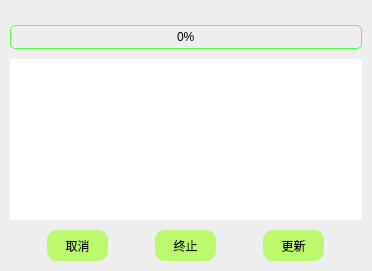
<?xml version="1.0" encoding="UTF-8"?>
<ui version="4.0">
 <class>CheckUpdate</class>
 <widget class="QDialog" name="CheckUpdate">
  <property name="geometry">
   <rect>
    <x>0</x>
    <y>0</y>
    <width>372</width>
    <height>271</height>
   </rect>
  </property>
  <property name="minimumSize">
   <size>
    <width>372</width>
    <height>271</height>
   </size>
  </property>
  <property name="maximumSize">
   <size>
    <width>372</width>
    <height>271</height>
   </size>
  </property>
  <property name="windowTitle">
   <string>Dialog</string>
  </property>
  <layout class="QVBoxLayout" name="verticalLayout">
   <property name="spacing">
    <number>10</number>
   </property>
   <property name="leftMargin">
    <number>10</number>
   </property>
   <property name="topMargin">
    <number>25</number>
   </property>
   <property name="rightMargin">
    <number>10</number>
   </property>
   <property name="bottomMargin">
    <number>10</number>
   </property>
   <item>
    <widget class="QProgressBar" name="progressBar">
     <property name="cursor">
      <cursorShape>ArrowCursor</cursorShape>
     </property>
     <property name="autoFillBackground">
      <bool>false</bool>
     </property>
     <property name="styleSheet">
      <string notr="true">

 QProgressBar::chunk {
     background-color: #05B8CC;
     width: 20px;
}

QProgressBar {
	 background-color: rgba(255, 255, 255, 0);
     border: 1px solid #50ff3d;
     border-radius: 5px;
     text-align: center;
}</string>
     </property>
     <property name="value">
      <number>0</number>
     </property>
     <property name="invertedAppearance">
      <bool>false</bool>
     </property>
    </widget>
   </item>
   <item>
    <widget class="QTextBrowser" name="message">
     <property name="autoFillBackground">
      <bool>true</bool>
     </property>
     <property name="styleSheet">
      <string notr="true"/>
     </property>
     <property name="frameShape">
      <enum>QFrame::Panel</enum>
     </property>
     <property name="frameShadow">
      <enum>QFrame::Plain</enum>
     </property>
     <property name="lineWidth">
      <number>0</number>
     </property>
    </widget>
   </item>
   <item>
    <layout class="QHBoxLayout" name="horizontalLayout">
     <item>
      <widget class="QPushButton" name="cancel">
       <property name="minimumSize">
        <size>
         <width>61</width>
         <height>31</height>
        </size>
       </property>
       <property name="maximumSize">
        <size>
         <width>61</width>
         <height>31</height>
        </size>
       </property>
       <property name="font">
        <font>
         <family>Adobe 黑体 Std R</family>
        </font>
       </property>
       <property name="cursor">
        <cursorShape>PointingHandCursor</cursorShape>
       </property>
       <property name="styleSheet">
        <string notr="true">border-radius:10px;
background-color: rgb(188, 250, 109);</string>
       </property>
       <property name="text">
        <string>取消</string>
       </property>
       <property name="flat">
        <bool>true</bool>
       </property>
      </widget>
     </item>
     <item>
      <widget class="QPushButton" name="abort">
       <property name="minimumSize">
        <size>
         <width>61</width>
         <height>31</height>
        </size>
       </property>
       <property name="maximumSize">
        <size>
         <width>61</width>
         <height>31</height>
        </size>
       </property>
       <property name="font">
        <font>
         <family>Adobe 黑体 Std R</family>
        </font>
       </property>
       <property name="cursor">
        <cursorShape>PointingHandCursor</cursorShape>
       </property>
       <property name="styleSheet">
        <string notr="true">border-radius:10px;
background-color: rgb(188, 250, 109);</string>
       </property>
       <property name="text">
        <string>终止</string>
       </property>
       <property name="flat">
        <bool>true</bool>
       </property>
      </widget>
     </item>
     <item>
      <widget class="QPushButton" name="yes">
       <property name="minimumSize">
        <size>
         <width>61</width>
         <height>31</height>
        </size>
       </property>
       <property name="maximumSize">
        <size>
         <width>61</width>
         <height>31</height>
        </size>
       </property>
       <property name="font">
        <font>
         <family>Adobe 黑体 Std R</family>
        </font>
       </property>
       <property name="cursor">
        <cursorShape>PointingHandCursor</cursorShape>
       </property>
       <property name="styleSheet">
        <string notr="true">border-radius:10px;
background-color: rgb(188, 250, 109);</string>
       </property>
       <property name="text">
        <string>更新</string>
       </property>
       <property name="flat">
        <bool>true</bool>
       </property>
      </widget>
     </item>
    </layout>
   </item>
  </layout>
 </widget>
 <resources/>
 <connections/>
</ui>
